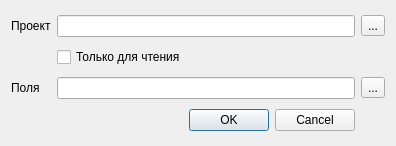
<?xml version="1.0" encoding="UTF-8"?>
<ui version="4.0">
 <class>Dialog</class>
 <widget class="QDialog" name="Dialog">
  <property name="geometry">
   <rect>
    <x>0</x>
    <y>0</y>
    <width>396</width>
    <height>146</height>
   </rect>
  </property>
  <property name="windowTitle">
   <string>Dialog</string>
  </property>
  <layout class="QGridLayout" name="gridLayout">
   <item row="0" column="0">
    <widget class="QLabel" name="label">
     <property name="text">
      <string>Проект</string>
     </property>
    </widget>
   </item>
   <item row="7" column="0" colspan="2">
    <widget class="QDialogButtonBox" name="buttonBox">
     <property name="orientation">
      <enum>Qt::Horizontal</enum>
     </property>
     <property name="standardButtons">
      <set>QDialogButtonBox::Cancel|QDialogButtonBox::Ok</set>
     </property>
    </widget>
   </item>
   <item row="0" column="1">
    <widget class="QLineEdit" name="lineEdit"/>
   </item>
   <item row="0" column="2">
    <widget class="QToolButton" name="toolButton">
     <property name="text">
      <string>...</string>
     </property>
    </widget>
   </item>
   <item row="2" column="1">
    <widget class="QLineEdit" name="lineEdit_2"/>
   </item>
   <item row="2" column="0">
    <widget class="QLabel" name="label_2">
     <property name="text">
      <string>Поля</string>
     </property>
    </widget>
   </item>
   <item row="1" column="1">
    <widget class="QCheckBox" name="checkBox">
     <property name="text">
      <string>Только для чтения</string>
     </property>
    </widget>
   </item>
   <item row="2" column="2">
    <widget class="QToolButton" name="toolButton_2">
     <property name="text">
      <string>...</string>
     </property>
    </widget>
   </item>
  </layout>
 </widget>
 <resources/>
 <connections>
  <connection>
   <sender>buttonBox</sender>
   <signal>accepted()</signal>
   <receiver>Dialog</receiver>
   <slot>accept()</slot>
   <hints>
    <hint type="sourcelabel">
     <x>248</x>
     <y>254</y>
    </hint>
    <hint type="destinationlabel">
     <x>157</x>
     <y>274</y>
    </hint>
   </hints>
  </connection>
  <connection>
   <sender>buttonBox</sender>
   <signal>rejected()</signal>
   <receiver>Dialog</receiver>
   <slot>reject()</slot>
   <hints>
    <hint type="sourcelabel">
     <x>316</x>
     <y>260</y>
    </hint>
    <hint type="destinationlabel">
     <x>286</x>
     <y>274</y>
    </hint>
   </hints>
  </connection>
 </connections>
</ui>
